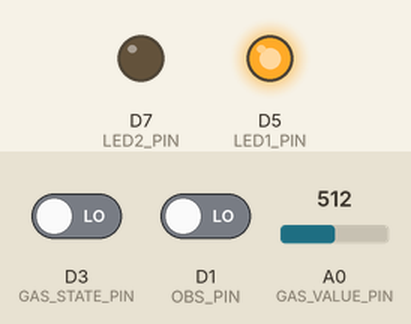
The sketch below on a simulated ESP8266 (NodeMCU). Shown: output pins drawn as LEDs (lit = HIGH). Dashed ring = blinking. The test bench sets the inputs (shaded band); at power-on: D1 (OBS_PIN) LOW, A0 (GAS_VALUE_PIN) = 512, D3 (GAS_STATE_PIN) LOW. What the sketch prints to the serial monitor is not drawn.

Above: at 2.8 s.
2.9 s: D1 (OBS_PIN) driven HIGH
At 3.7 s:
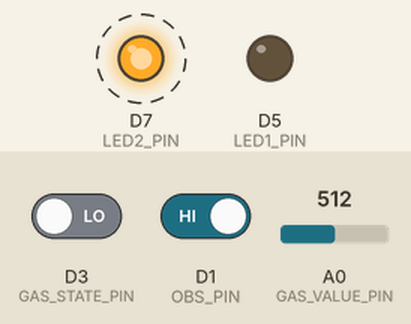
4.5 s: A0 (GAS_VALUE_PIN) set to 105
8.7 s: A0 (GAS_VALUE_PIN) set to 89
12.9 s: D3 (GAS_STATE_PIN) driven HIGH
At 13.5 s:
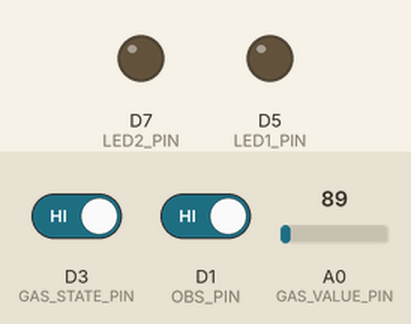
14.4 s: D3 (GAS_STATE_PIN) driven LOW
At 15.4 s:
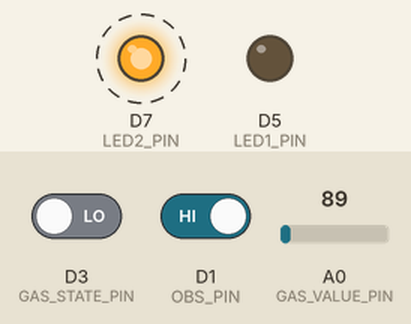
18.6 s: A0 (GAS_VALUE_PIN) set to 11
22.8 s: A0 (GAS_VALUE_PIN) set to 8
Timing chart, 0 to 74.5 s (numbered marks = the images above; inputs shaded):
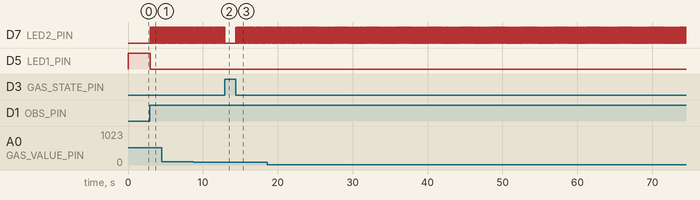

Measured:
- after the input at 2.9 s, D7 (LED2_PIN): alternates HIGH for 0.02 s and LOW for 0.02 s, starting after 0.10 s; D5 (LED1_PIN): HIGH → LOW after 0.10 s
- after the input at 12.9 s, D7 (LED2_PIN): goes on until 12.9 s, then stays LOW
- after the input at 14.4 s, D7 (LED2_PIN): alternates HIGH for 0.02 s and LOW for 0.02 s, starting at once

The sketch:

BlynkTest.ino
```cpp
#define LED1_PIN D5
#define LED2_PIN D7
#define OBS_PIN D1
#define GAS_STATE_PIN D3
#define GAS_VALUE_PIN A0


void setup() {
  // put your setup code here, to run once:
  Serial.begin(9600);
  pinMode(LED1_PIN, OUTPUT);
  pinMode(LED2_PIN, OUTPUT);
  pinMode(OBS_PIN, INPUT);
  pinMode(GAS_STATE_PIN, INPUT);
  pinMode(GAS_VALUE_PIN, INPUT);
}

void loop() {
  // put your main code here, to run repeatedly:
  int OBS_state = digitalRead(OBS_PIN);
  if(OBS_state == HIGH) {

  } else {
    Serial.println("OBSTACLE!!!!!!!");
    digitalWrite(LED1_PIN, HIGH);
    delay(1000);
    digitalWrite(LED1_PIN, LOW);
  }


  int gasState = digitalRead(GAS_STATE_PIN);
  int gasValue = analogRead(GAS_VALUE_PIN);

  if (gasState == HIGH) {

  } else {
    Serial.println("The gas is present");
    digitalWrite(LED2_PIN, HIGH);
    Serial.print("Sensor AO value: ");
    Serial.println(gasValue);
    digitalWrite(LED2_PIN, LOW);
  }
}
```
